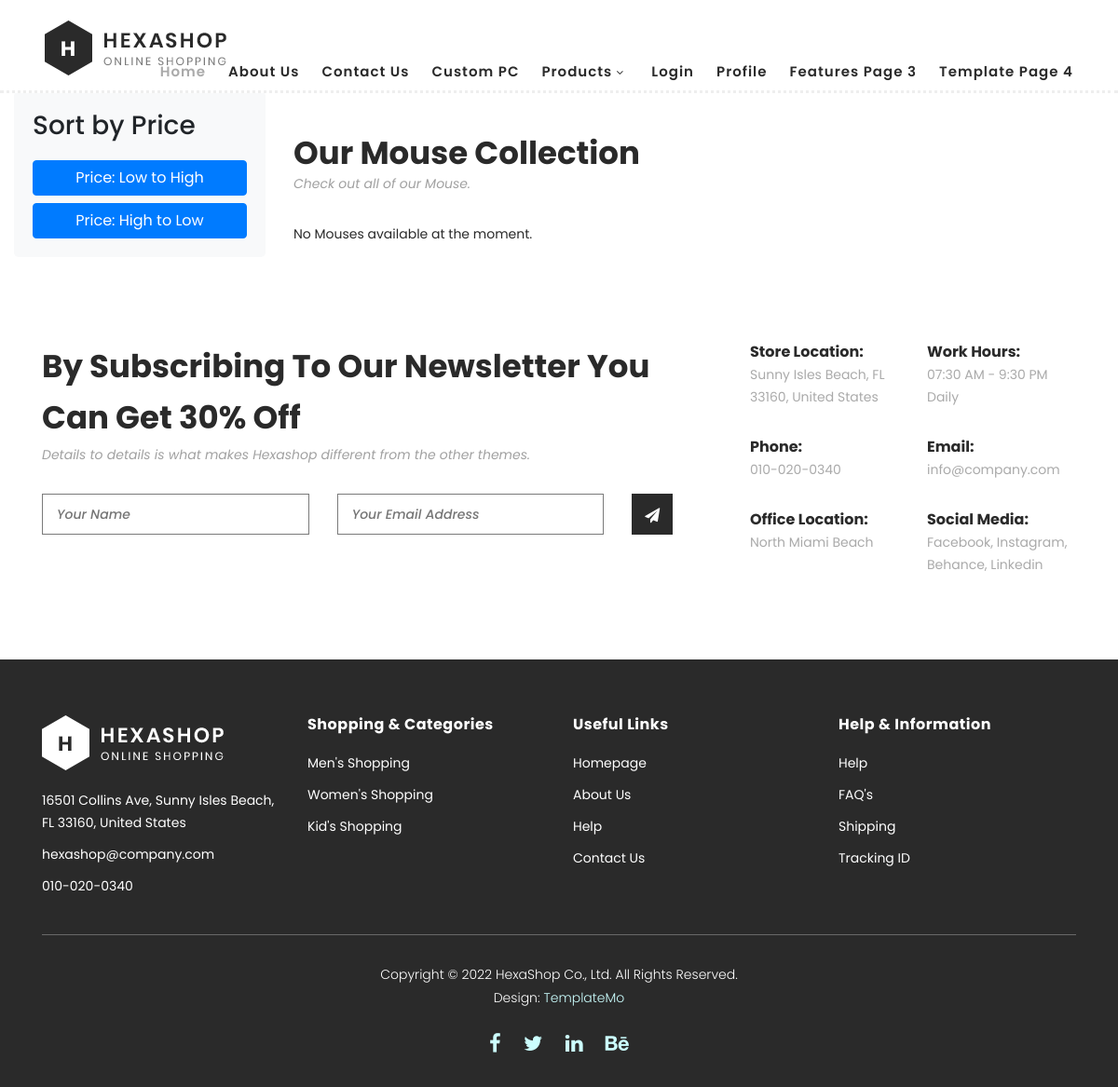
Page /mouses/ on the earlier database version.
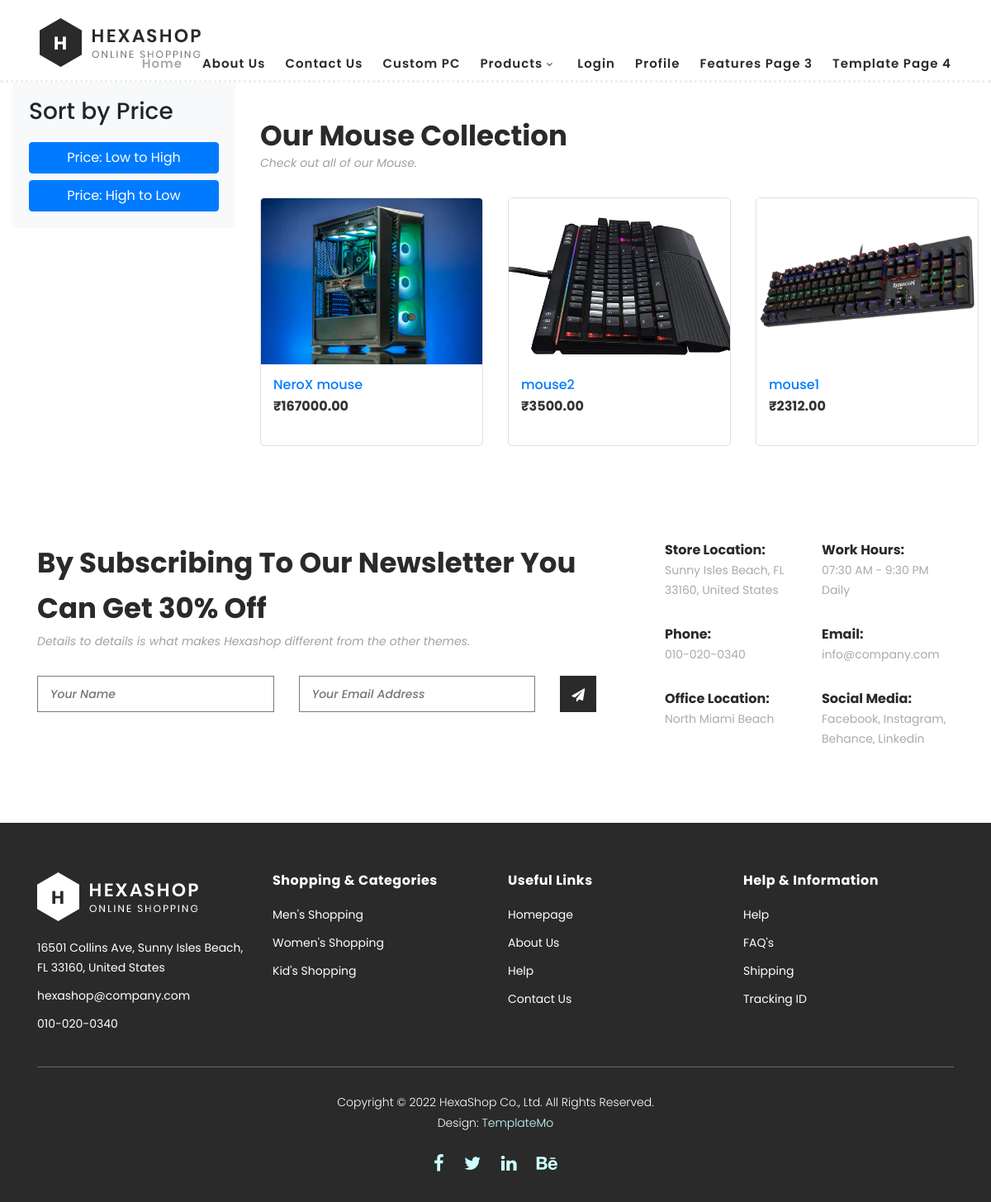
Same page on the later database version.
### userapp/models.py (models this page shows, shortened)
class Product(models.Model):
    CATEGORY_CHOICES = (
        ('monitor', 'Monitor'),
        ('keyboard', 'Keyboard'),
        ('mouse', 'Mouse'),
        ('assembled_cpu', 'Assembled CPU'),
        ('accessory', 'Accessory'),
    )
    productId = models.AutoField(primary_key=True)
    name = models.CharField(max_length=255)
    category = models.CharField(max_length=50, choices=CATEGORY_CHOICES)
    price = models.DecimalField(max_digits=10, decimal_places=2)
    stockLevel = models.PositiveIntegerField()
    description = models.TextField()
    main_image = models.ImageField(upload_to='product_images/', null=True, blank=True)

### userapp/views.py (the view)
# urls.py: path('mouses/', views.mouses_view, name='mouses'),
def mouses_view(request):
    mouses = Product.objects.filter(category='mouse')
    return render(request, 'mouse.html', {'mouses': mouses})

### template/mouse.html (shortened to what the changed rows need)
{% load static %}
<!DOCTYPE html>
<html lang="en">
  <head>
    <link rel="stylesheet" type="text/css" href="{% static 'css/bootstrap.min.css' %}">
    <link rel="stylesheet" type="text/css" href="{% static 'css/font-awesome.css' %}">
    <link rel="stylesheet" href="{% static 'css/templatemo-hexashop.css' %}">
    <link rel="stylesheet" href="{% static 'css/owl-carousel.css' %}">
    <link rel="stylesheet" href="{% static 'css/lightbox.css' %}">
    </head>
    <body>
    <br>
    <br>
    <br>
    <br><br><br>
    <section class="section" id="keyboards">
        <div class="container-fluid">
            <div class="row">
                <div class="col-lg-9">
                    <div class="section-heading">
                        <h2>Our Mouse Collection</h2>
                    </div>
                    <div class="row">
                        {% for mouse in mouses %}
                        <div class="col-lg-4 col-md-6 col-sm-6 mb-4">
                            <div class="product-item">
                                <a href="{% url 'userapp:single_product' product_id=mouse.productId %}">
                                    <div class="thumb">
                                        {% if mouse.main_image %}
                                             <img src="{{ mouse.main_image.url }}" alt="{{ mouse.name }}" class="img-fluid">
                                        {% else %}
                                            <img src="{% static 'images/placeholder.png' %}" alt="Placeholder Image" class="img-fluid">
                                        {% endif %}
                                    </div>
                                    <div class="down-content">
                                        <h4>{{ mouse.name }}</h4>
                                        <span class="price">₹{{ mouse.price }}</span>
                                    </div>
                                </a>
                            </div>
                        </div>
                        {% empty %}
                        <div class="col-lg-12">
                            <p>No Mouses available at the moment.</p>
                        </div>
                        {% endfor %}
                    </div>
                </div>
            </div>
        </div>
    </section>
    <div class="subscribe">
        <div class="container">
            <div class="row">
                <div class="col-lg-8">
                    <div class="section-heading">
                        <h2>By Subscribing To Our Newsletter You Can Get 30% Off</h2>
                    </div>
                </div>
            </div>
        </div>
    </div>
  </body>
</html>

Differences in the rows shown:
now on this page (row edited): Product: main_image (picture), name "NeroX mouse", price "167000.00"
now on this page (row edited): Product: main_image (picture), name "mouse2", price "3500.00"
now on this page (row edited): Product: main_image (picture), name "mouse1", price "2312.00"
Other differences:
text no longer shown: "No Mouses available at the moment."
